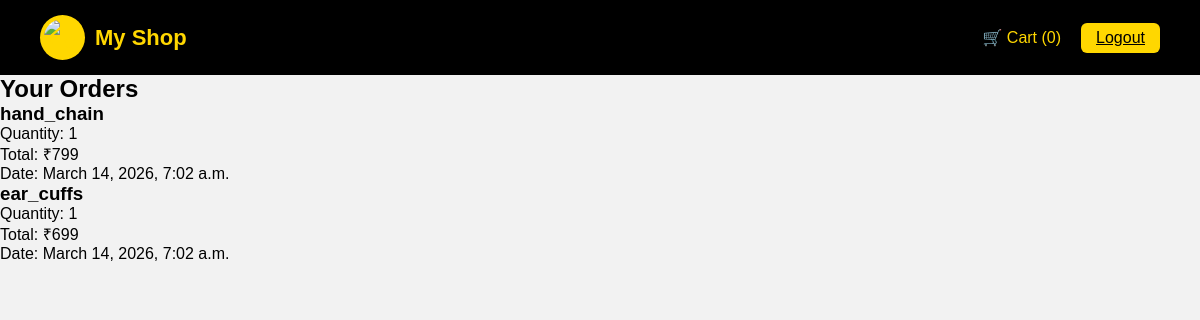
Screenshot of /orders/ (signed in) with the database file from the repository.
### shop/models.py (models this page shows, shortened)
class Order(models.Model):
    customer = models.ForeignKey(Customer, on_delete=models.CASCADE)
    product = models.ForeignKey(Product, on_delete=models.CASCADE)
    quantity = models.IntegerField()
    total_price = models.IntegerField()
    created_at = models.DateTimeField(auto_now_add=True)

class Product(models.Model):
    name = models.CharField(max_length=200)
    price = models.IntegerField()
    image = models.ImageField(upload_to='products/')

### shop/views.py (the view)
# urls.py: path('orders/', views.order_history, name='orders'),
def order_history(request):
    if 'user' not in request.session:
        return redirect('login')
    user_email = request.session.get('user')
    customer = Customer.objects.get(email=user_email)
    orders = Order.objects.filter(customer=customer)
    return render(request, 'orders.html', {
        'orders': orders
    })

### shop/templates/orders.html
{% extends 'base.html' %}
{% block content %}
<h2>Your Orders</h2>
{% for order in orders %}
<div class="order-card">
<h3>{{ order.product.name }}</h3>
<p>Quantity: {{ order.quantity }}</p>
<p>Total: ₹{{ order.total_price }}</p>
<p>Date: {{ order.created_at }}</p>
</div>
{% endfor %}
{% endblock %}

### shop/static/css/base.css (style rules this page uses)
* { margin: 0; padding: 0; box-sizing: border-box; font-family: "Poppins", sans-serif; }
body { background: #f2f2f2; }

### rows the page displays
Order: product.name "hand_chain", quantity "1", total_price "799", created_at "March 14, 2026, 7:02 a.m."
Order: product.name "ear_cuffs", quantity "1", total_price "699", created_at "March 14, 2026, 7:02 a.m."

### other values shown
{{ cart_count|default:0 }} "0"
